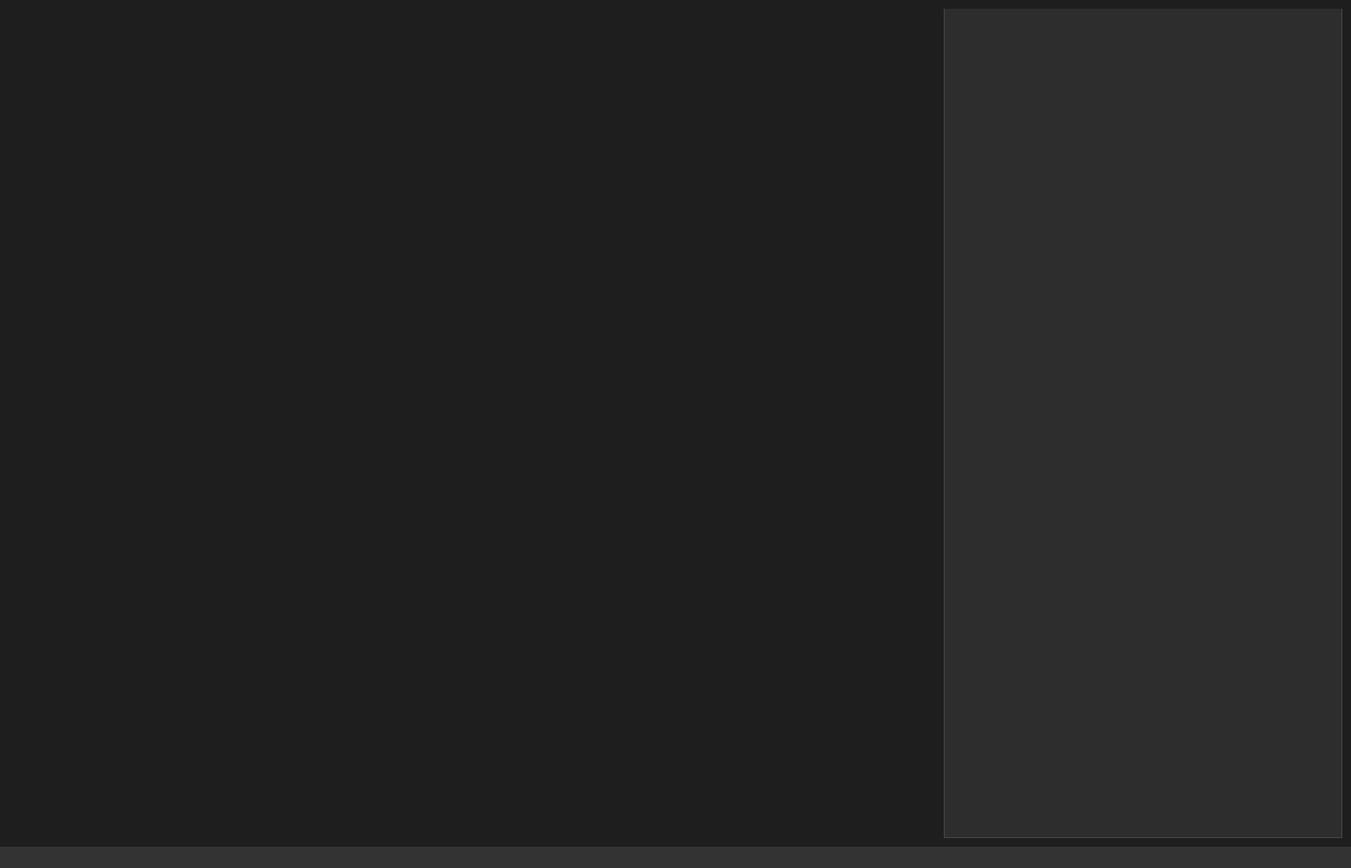
<?xml version="1.0" encoding="UTF-8"?>
<ui version="4.0">
 <class>MainWindow</class>
 <widget class="QMainWindow" name="MainWindow">
  <property name="windowTitle">
   <string>Dobot Quad - 全数据监控</string>
  </property>
  <property name="minimumSize">
   <size>
    <width>1400</width>
    <height>900</height>
   </size>
  </property>
  <property name="styleSheet">
   <string notr="true">QMainWindow { background-color: #1e1e1e; }</string>
  </property>
  <widget class="QWidget" name="centralwidget">
   <layout class="QHBoxLayout" name="mainLayout" stretch="7,3">
    <item>
     <widget class="QWidget" name="cameraContainer" native="true">
      <layout class="QGridLayout" name="cameraGrid">
       <property name="spacing">
        <number>4</number>
       </property>
      </layout>
     </widget>
    </item>
    <item>
     <widget class="QTabWidget" name="tabWidget">
      <property name="styleSheet">
       <string notr="true">QTabWidget::pane { background: #2d2d2d; border: 1px solid #444; border-top: none; }</string>
      </property>
      <property name="tabPosition">
       <enum>QTabWidget::North</enum>
      </property>
     </widget>
    </item>
   </layout>
  </widget>
  <widget class="QStatusBar" name="statusbar">
   <property name="styleSheet">
    <string notr="true">color: #aaa; background: #333;</string>
   </property>
  </widget>
 </widget>
 <resources/>
 <connections/>
</ui>
